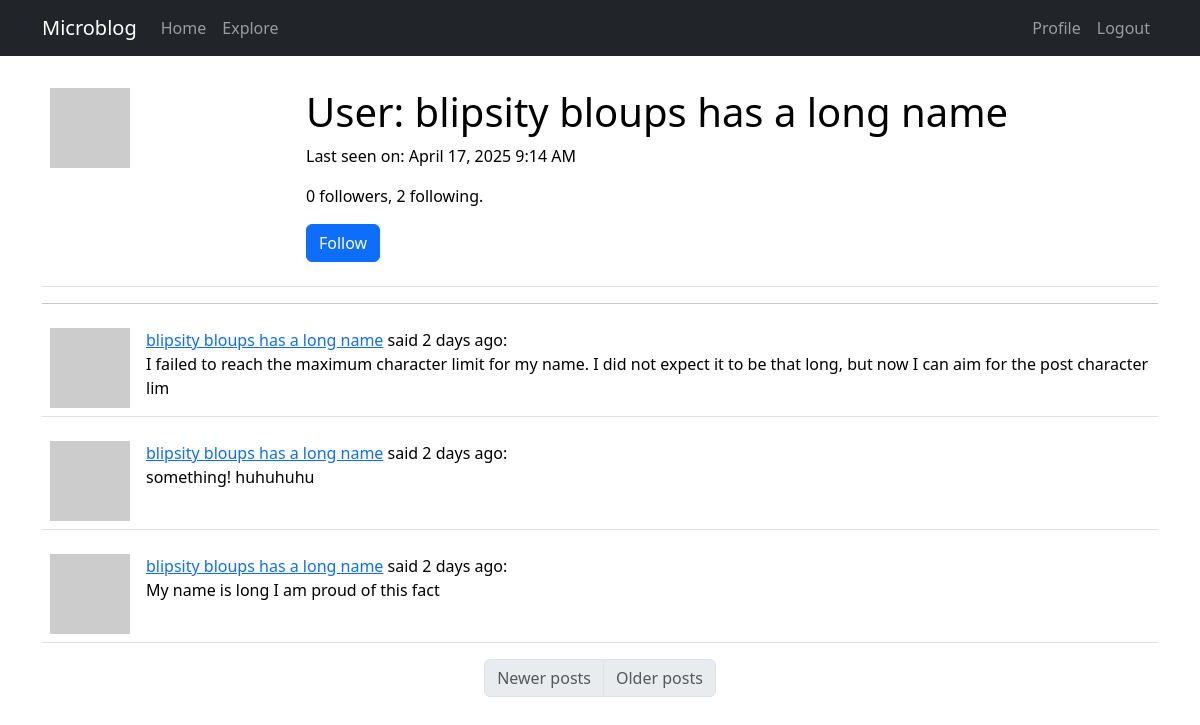
/user/blipsity bloups has a long name (signed in), run on an earlier commit of the app's database.
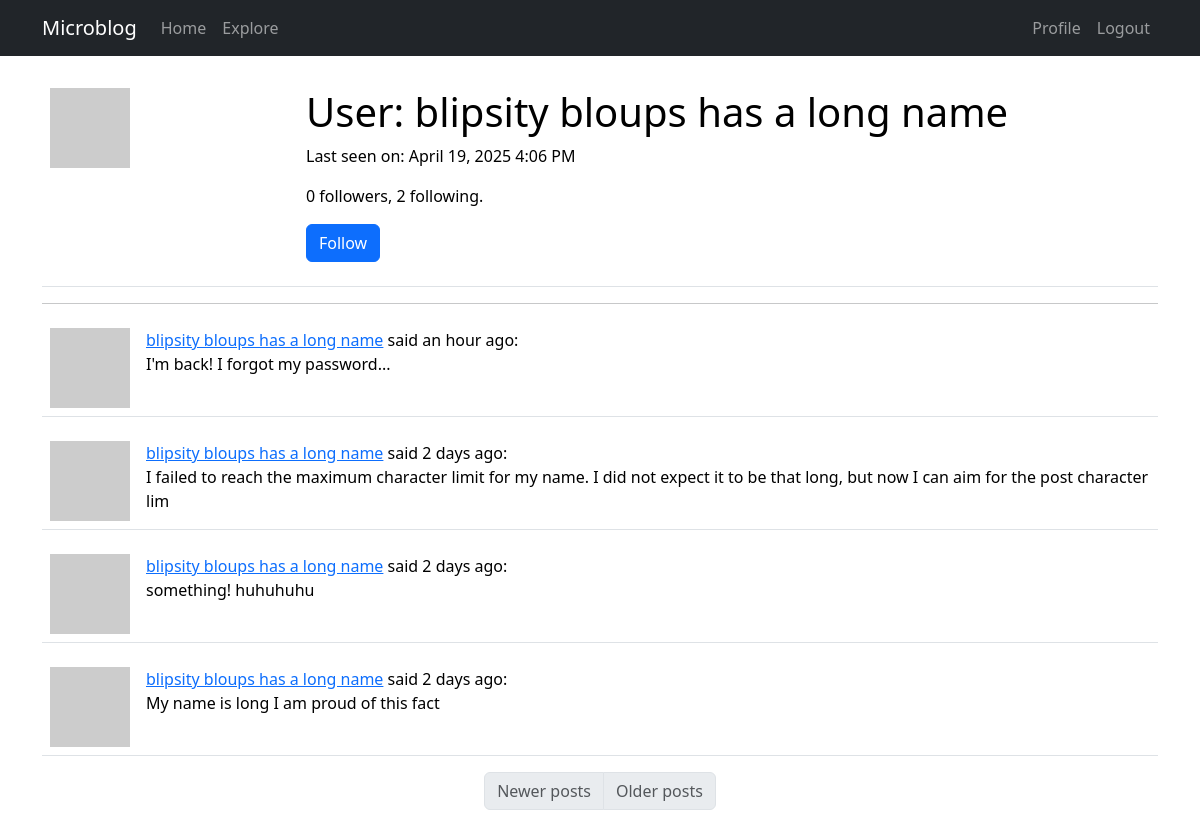
And on a later commit of the database.
### app/models.py (models this page shows, shortened)
class User(UserMixin, db.Model):
    id: so.Mapped[int] = so.mapped_column(primary_key=True)
    username: so.Mapped[str] = so.mapped_column(sa.String(64), index=True, unique=True)
    email: so.Mapped[str] = so.mapped_column(sa.String(120), index=True, unique=True)
    password_hash: so.Mapped[Optional[str]] = so.mapped_column(sa.String(256))
    posts: so.WriteOnlyMapped["Post"] = so.relationship(back_populates="author")
    about_me: so.Mapped[Optional[str]] = so.mapped_column(sa.String(140))
    last_seen: so.Mapped[Optional[datetime]] = so.mapped_column(
        default=lambda: datetime.now(timezone.utc)
    )
    following: so.WriteOnlyMapped["User"] = so.relationship(
        secondary=followers,
        primaryjoin=(followers.c.follower_id == id),
        secondaryjoin=(followers.c.followed_id == id),
        back_populates="followers",
    )
    followers: so.WriteOnlyMapped["User"] = so.relationship(
        secondary=followers,
        primaryjoin=(followers.c.followed_id == id),
        secondaryjoin=(followers.c.follower_id == id),
        back_populates="following",
    )
    def avatar(self, size):
        digest = md5(self.email.lower().encode("utf-8")).hexdigest()
        return f"https://www.gravatar.com/avatar/{digest}?d=identicon&s={size}"
    def is_following(self, user):
        query = self.following.select().where(
            User.id == user.id
        )  # ? works with self.id ?
        return db.session.scalar(query) is not None
    def followers_count(self):
        query = sa.select(sa.func.count()).select_from(
            self.followers.select().subquery()
        )
        return db.session.scalar(query)
    def following_count(self):
        query = sa.select(sa.func.count()).select_from(
            self.following.select().subquery()
        )
        return db.session.scalar(query)

class Post(db.Model):
    id: so.Mapped[int] = so.mapped_column(primary_key=True)
    body: so.Mapped[str] = so.mapped_column(sa.String(140))
    timestamp: so.Mapped[datetime] = so.mapped_column(
        index=True, default=lambda: datetime.now(timezone.utc)
    )
    user_id: so.Mapped[int] = so.mapped_column(sa.ForeignKey(User.id), index=True)
    author: so.Mapped[User] = so.relationship(back_populates="posts")

### app/routes.py (the view)
@app.route("/user/<username>")
@login_required
def user(username):
    user = db.first_or_404(sa.select(User).where(User.username == username))
    page = request.args.get(key="page", default=1, type=int)
    query = user.posts.select().order_by(Post.timestamp.desc())
    posts = db.paginate(
        query, page=page, per_page=app.config["POSTS_PER_PAGE"], error_out=False
    )
    prev_url = (
        url_for("user", username=username, page=posts.prev_num)
        if posts.has_prev
        else None
    )
    next_url = (
        url_for("user", username=username, page=posts.next_num)
        if posts.has_next
        else None
    )
    form = EmptyForm()
    return render_template(
        "user.html",
        title=_("Profile"),
        user=user,
        posts=posts,
        form=form,
        prev_url=prev_url,
        next_url=next_url,
    )

### app/forms.py
class EmptyForm(FlaskForm):
    submit = SubmitField(_l("Submit"))

### app/__init__.py (called while the page is built)
def get_locale():
    return request.accept_languages.best_match(app.config["LANGUAGES"])

### app/models.py (called while the page is built)
@login.user_loader
def load_user(id):
    return db.session.get(User, int(id))

### app/routes.py (called while the page is built)
@app.before_request
def before_request():
    if current_user.is_authenticated:
        current_user.last_seen = datetime.now(timezone.utc)
        db.session.commit()

### app/templates/user.html (shortened to what this page needs)
{% extends 'base.html' %}
{% import "bootstrap_wtf.html" as wtf %}
{% block content %}
<table class="table table-hover">
  <tr valign="top">
    <td width="256px"><img src="{{ user.avatar(256) }}"></td>
    <td>
      <h1>{{_("User")}}: {{ user.username }}</h1>
      {% if user.last_seen %}
      <p>{{_("Last seen on")}}: {{ moment(user.last_seen).format("LLL") }}</p>
      {% endif %}
      <p>{{ user.followers_count() }} {{_("followers")}}, {{ user.following_count() }} {{_("following")}}.</p>
      {% if user==current_user %}
      <p><a href="{{ url_for('edit_profile') }}">{{_("Edit your profile")}}</a></p>
      {% elif not current_user.is_following(user) %}
      <p>
      <form action="{{ url_for('follow', username=user.username) }}" method="post">
        {{ form.submit(value=_("Follow"), class="btn btn-primary") }}
      </form>
      </p>
      {% endif %}
    </td>
  </tr>
</table>
<hr>
{% for post in posts %}
{% include '_post.html' %}
{% endfor %}
<nav aria-label="Post navigation">
  <ul class="pagination justify-content-center">
    <li class="page-item {% if not prev_url %} disabled{% endif %}">
      <a class="page-link" href="{{ prev_url }}">{{_("Newer posts")}}</a>
    </li>
    <li class=" page-item {% if not next_url %} disabled{% endif %}">
        <a class="page-link" href="{{ next_url }}">{{_("Older posts")}}</a>
    </li>
  </ul>
</nav>
{% endblock %}

### app/templates/base.html (shortened to what this page needs)
<!doctype html>
<html lang="en">
<head>
    <link href="https://cdn.jsdelivr.net/npm/bootstrap@5.3.2/dist/css/bootstrap.min.css" rel="stylesheet"
>
</head>
<body>
    <nav class="navbar navbar-expand-lg navbar-dark bg-dark">
        <div class="container">
            <a class="navbar-brand" href="{{ url_for('index') }}">Microblog</a>
            <div class="collapse navbar-collapse" id="navbarSupportedContent">
                <ul class="navbar-nav me-auto mb-2 mb-lg-0">
                    <li class="nav-item">
                        <a class="nav-link" aria-current="page" href="{{ url_for('index') }}">
                            {{("Home")}}</a>
                    </li>
                    <li class="nav-item">
                        <a class="nav-link" aria-current="page" href="{{ url_for('explore') }}">
                            {{_("Explore")}}</a>
                    </li>
                </ul>
                <ul class="navbar-nav mb-2 mb-lg-0">
                    {% if current_user.is_anonymous %}
                    <li class="nav-item">
                        <a class="nav-link" aria-current="page" href="{{ url_for('login') }}">
                            {{_("Login")}}</a>
                    </li>
                    {% else %}
                    <li class="nav-item">
                        <a class="nav-link" aria-current="page"
                            href="{{ url_for('user', username=current_user.username) }}">
                            {{_("Profile")}}</a>
                    </li>
                    <li class="nav-item">
                        <a class="nav-link" aria-current="page" href="{{ url_for('logout') }}">
                            {{_("Logout")}}</a>
                    </li>
                    {% endif %}
                </ul>
            </div>
        </div>
    </nav>
    <br>
    <div class="container">
        {% block content %}{% endblock %}
    </div>
</body>
</html>

### app/templates/_post.html
<table class="table table-hover">
    <tr valign="top">
        <td width="70px">
            <a href="{{ url_for('user', username=post.author.username) }}">
                <img src="{{ post.author.avatar(36) }}"></a>
        </td>
        <td>
            <a href="{{ url_for('user', username=post.author.username) }}">
                {{ post.author.username }}</a>
            {{_("said")}} {{ moment(post.timestamp).fromNow() }}:
            <br>
            {{ post.body }}
        </td>
    </tr>
</table>

What changed in the data, as far as the page shows it:
changed User "blipsity bloups has a long name": last_seen "April 17, 2025 9:14 AM" → "April 19, 2025 4:06 PM"
added Post: author.username "blipsity bloups has a long name", timestamp "an hour ago", body "I'm back! I forgot my password..."
